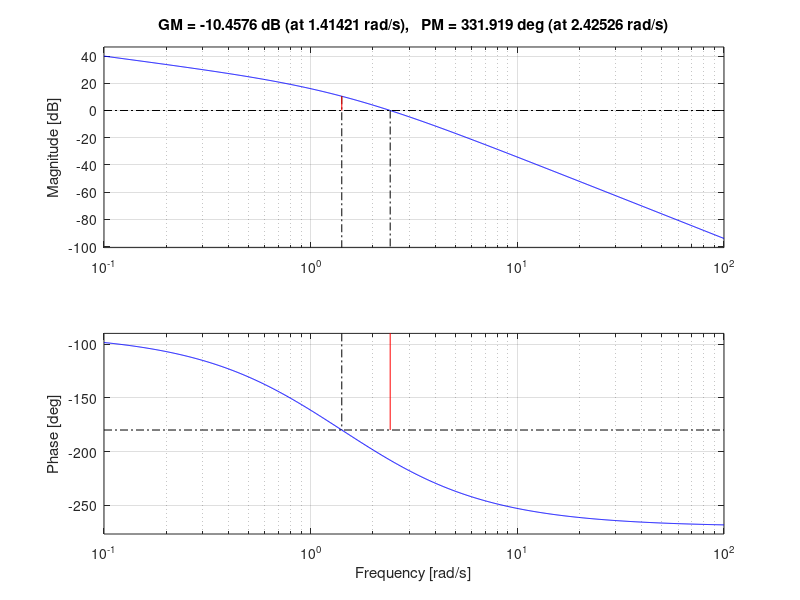
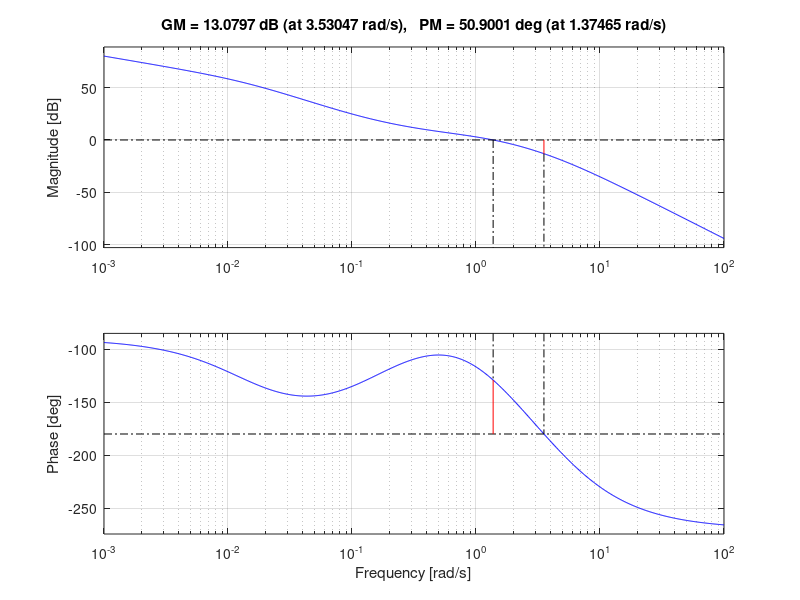
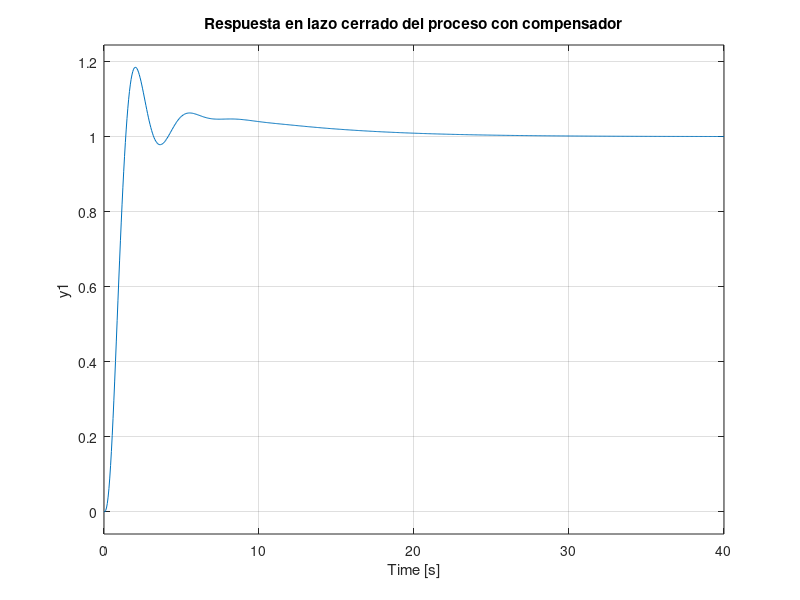
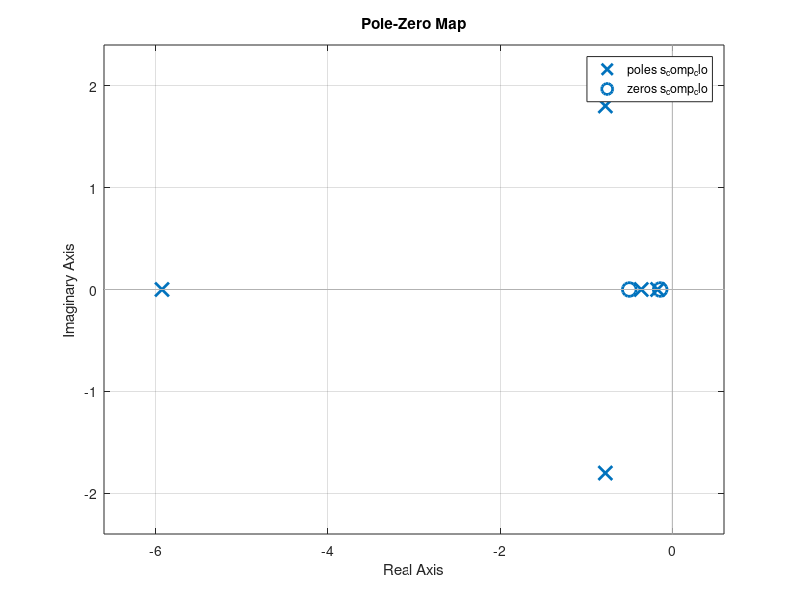

Source code (MATLAB) for these figures, in order:
clc
clear 
close all

Kc=20;
den=conv([1 1],[1 2]);
den=conv(den,[1 0]);
g=tf(Kc,den);
gl=feedback(g,1);
margin(g)
grid on

%nueva frecuencia de cruce de ganancia
wg=1.41;
% selecionar un w una decada antes de la frecuencia de cruce de ganancia
% esto es el cero
w=wg*0.1;
T2=1/w;
z2=1/T2;
%phim=MF_deseada+5
MF_d=50;
phi=MF_d+5;
B=(sind(phi)+1)/(1-sind(phi));
p2=1/(B*T2);

%encontrar z_1 y p_1
z1=0.5; %0.6
p1=5; %6
num=conv([1 z1],[1 z2]);
den=conv([1 p1],[1 p2]);
gc=tf(num,den);

s_comp=gc*g;
figure
margin(s_comp)
s_comp_clo=feedback(s_comp,1);
figure
step(s_comp_clo)
title('Respuesta en lazo cerrado del proceso con compensador')

figure
pzmap(s_comp_clo)